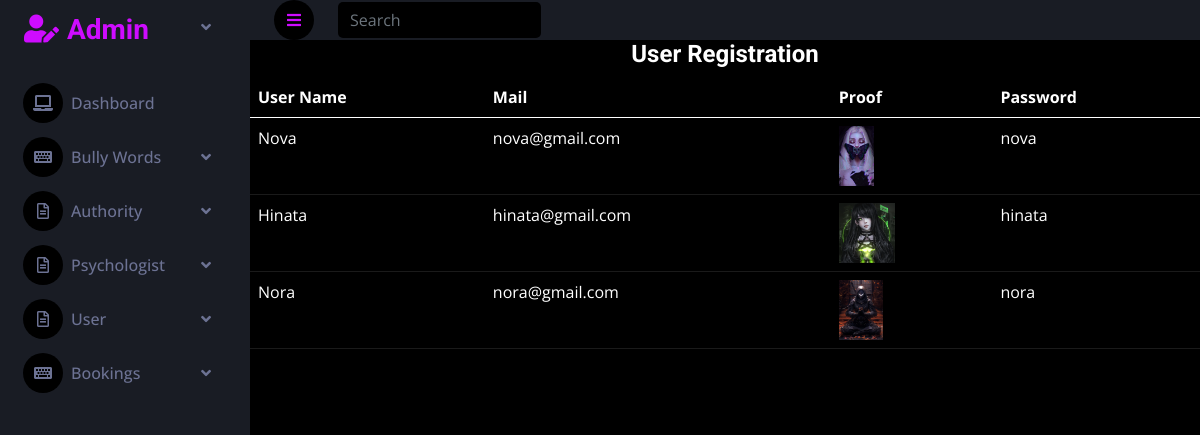
Page /rinfo on the committed database.
### userapp/models.py (models this page shows)
class regdb(models.Model):
    uname=models.CharField(max_length=70)
    umail=models.EmailField()
    uprf=models.ImageField(upload_to='regimgs',default='null.jpg')
    upsw=models.TextField()

### adminapp/views.py (the view)
# urls.py: path('rinfo',views.rinfo,name='rinfo'),
def rinfo(request):
    con=regdb.objects.all()
    cont={
        'inf':con
    }
    return render(request,'reginfo.html',cont)

### adminapp/templates/reginfo.html
{% extends 'aindx.html' %}
{% block cnt %}
<div class="card-block table-border-style">
    <div class="table-responsive">
        <center><h4>User Registration</h4></center>
        <table class="table table-dark">
            <thead>
                <tr>
                    <th>User Name</th>
                    <th>Mail</th>
                    <th>Proof</th>
                    <th>Password</th>
                </tr>
            </thead>
            <tbody>
                {% for i in inf %}
                <tr class="bg-info">
                    <td>{{i.uname}}</td>
                    <td>{{i.umail}}</td>
                    <td><img src='{{i.uprf.url}}' height='60px' width="auto"></td>
                    <td>{{i.upsw}}</td>
                </tr>
                {% endfor %}
            </tbody>
        </table>
    </div>
</div>
{% endblock %}

### adminapp/static/css/style.css (style rules this page uses)
:root { --primary: #ce0cff; --secondary: #191C24; --light: #6C7293; --dark: #000000; }

### rows in the picture
regdb: uname "Nova", umail "nova@gmail.com", uprf (picture), upsw "nova"
regdb: uname "Hinata", umail "hinata@gmail.com", uprf (picture), upsw "hinata"
regdb: uname "Nora", umail "nora@gmail.com", uprf (picture), upsw "nora"
